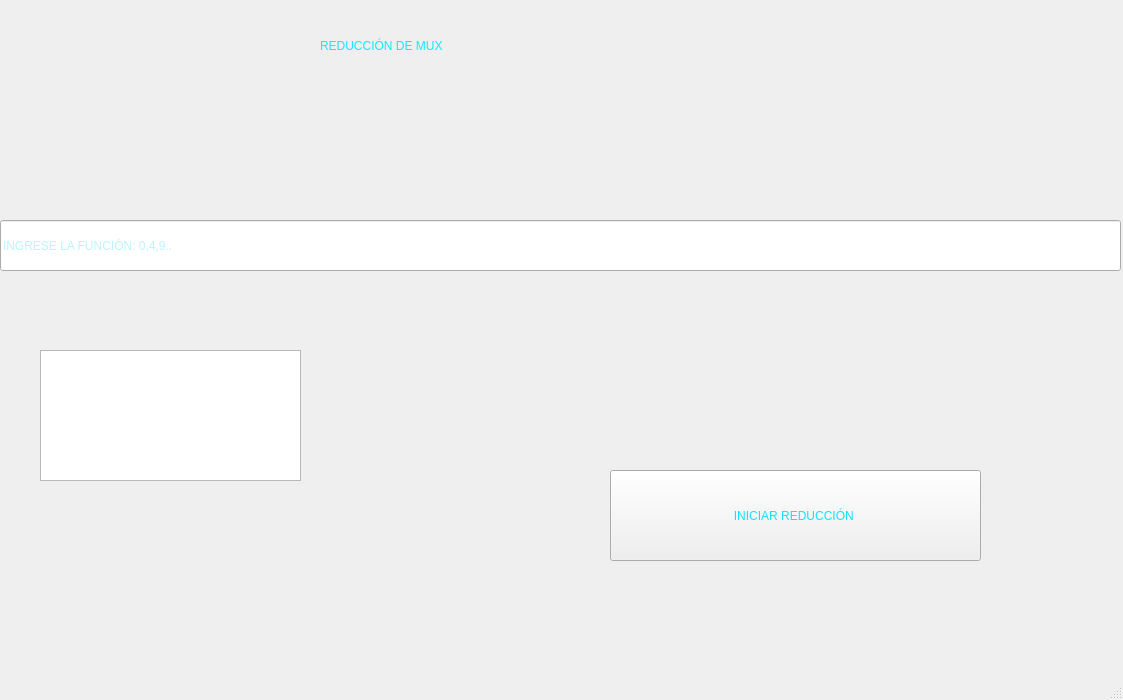
<?xml version="1.0" encoding="UTF-8"?>
<ui version="4.0">
 <class>MainWindow</class>
 <widget class="QMainWindow" name="MainWindow">
  <property name="enabled">
   <bool>true</bool>
  </property>
  <property name="geometry">
   <rect>
    <x>0</x>
    <y>0</y>
    <width>1123</width>
    <height>700</height>
   </rect>
  </property>
  <property name="windowTitle">
   <string>MainWindow</string>
  </property>
  <property name="styleSheet">
   <string notr="true">background-image: url(:/cct/fondo.jpg);
</string>
  </property>
  <widget class="QWidget" name="centralwidget">
   <property name="maximumSize">
    <size>
     <width>1525</width>
     <height>713</height>
    </size>
   </property>
   <widget class="QLineEdit" name="lineEdit">
    <property name="geometry">
     <rect>
      <x>0</x>
      <y>220</y>
      <width>1121</width>
      <height>51</height>
     </rect>
    </property>
    <property name="styleSheet">
     <string notr="true">font: 700 30pt &quot;Rockwell Condensed&quot;;
color: rgb(117, 233, 253);</string>
    </property>
    <property name="text">
     <string/>
    </property>
    <property name="placeholderText">
     <string>INGRESE LA FUNCIÓN: 0,4,9..</string>
    </property>
   </widget>
   <widget class="QLabel" name="label">
    <property name="geometry">
     <rect>
      <x>320</x>
      <y>10</y>
      <width>561</width>
      <height>71</height>
     </rect>
    </property>
    <property name="styleSheet">
     <string notr="true">font: 700 50pt &quot;Rockwell Condensed&quot;;
color: rgb(22, 230, 253);
border-color: rgb(217, 250, 255);
</string>
    </property>
    <property name="text">
     <string>REDUCCIÓN DE MUX</string>
    </property>
   </widget>
   <widget class="QPushButton" name="pushButton_2">
    <property name="geometry">
     <rect>
      <x>610</x>
      <y>470</y>
      <width>371</width>
      <height>91</height>
     </rect>
    </property>
    <property name="styleSheet">
     <string notr="true">font: 700 20pt &quot;Rockwell Condensed&quot;;
color: rgb(16, 226, 254);</string>
    </property>
    <property name="text">
     <string>INICIAR REDUCCIÓN </string>
    </property>
   </widget>
   <widget class="QTextBrowser" name="textBrowser">
    <property name="geometry">
     <rect>
      <x>40</x>
      <y>350</y>
      <width>261</width>
      <height>131</height>
     </rect>
    </property>
    <property name="styleSheet">
     <string notr="true">border-image: url(:/cct/multiplexor4.png);</string>
    </property>
    <property name="html">
     <string>&lt;!DOCTYPE HTML PUBLIC &quot;-//W3C//DTD HTML 4.0//EN&quot; &quot;http://www.w3.org/TR/REC-html40/strict.dtd&quot;&gt;
&lt;html&gt;&lt;head&gt;&lt;meta name=&quot;qrichtext&quot; content=&quot;1&quot; /&gt;&lt;meta charset=&quot;utf-8&quot; /&gt;&lt;style type=&quot;text/css&quot;&gt;
p, li { white-space: pre-wrap; }
hr { height: 1px; border-width: 0; }
li.unchecked::marker { content: &quot;\2610&quot;; }
li.checked::marker { content: &quot;\2612&quot;; }
&lt;/style&gt;&lt;/head&gt;&lt;body style=&quot; font-family:'Segoe UI'; font-size:9pt; font-weight:400; font-style:normal;&quot;&gt;
&lt;p style=&quot;-qt-paragraph-type:empty; margin-top:0px; margin-bottom:0px; margin-left:0px; margin-right:0px; -qt-block-indent:0; text-indent:0px;&quot;&gt;&lt;br /&gt;&lt;/p&gt;&lt;/body&gt;&lt;/html&gt;</string>
    </property>
   </widget>
  </widget>
  <widget class="QMenuBar" name="menubar">
   <property name="geometry">
    <rect>
     <x>0</x>
     <y>0</y>
     <width>1123</width>
     <height>22</height>
    </rect>
   </property>
  </widget>
  <widget class="QStatusBar" name="statusbar"/>
  <action name="actionSalir">
   <property name="text">
    <string>Salir</string>
   </property>
  </action>
 </widget>
 <resources>
  <include location="imagenes.qrc"/>
 </resources>
 <connections/>
</ui>
